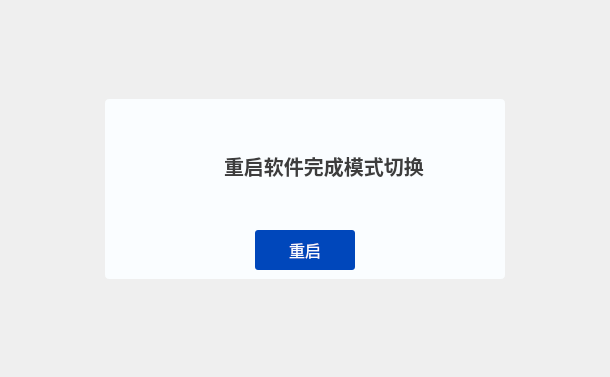
<?xml version="1.0" encoding="UTF-8"?>
<ui version="4.0">
 <class>FormRestartApp</class>
 <widget class="QWidget" name="FormRestartApp">
  <property name="geometry">
   <rect>
    <x>0</x>
    <y>0</y>
    <width>610</width>
    <height>377</height>
   </rect>
  </property>
  <property name="windowTitle">
   <string>Form</string>
  </property>
  <layout class="QVBoxLayout" name="verticalLayout">
   <item>
    <spacer name="verticalSpacer_2">
     <property name="orientation">
      <enum>Qt::Vertical</enum>
     </property>
     <property name="sizeHint" stdset="0">
      <size>
       <width>20</width>
       <height>40</height>
      </size>
     </property>
    </spacer>
   </item>
   <item alignment="Qt::AlignHCenter|Qt::AlignVCenter">
    <widget class="QWidget" name="widget" native="true">
     <property name="minimumSize">
      <size>
       <width>400</width>
       <height>180</height>
      </size>
     </property>
     <property name="styleSheet">
      <string notr="true">background-color: rgb(250, 253, 255);
border-radius: 4px;</string>
     </property>
     <layout class="QGridLayout" name="gridLayout">
      <item row="1" column="0" alignment="Qt::AlignHCenter">
       <widget class="QPushButton" name="btnOk">
        <property name="sizePolicy">
         <sizepolicy hsizetype="Fixed" vsizetype="Fixed">
          <horstretch>0</horstretch>
          <verstretch>0</verstretch>
         </sizepolicy>
        </property>
        <property name="minimumSize">
         <size>
          <width>100</width>
          <height>40</height>
         </size>
        </property>
        <property name="maximumSize">
         <size>
          <width>100</width>
          <height>40</height>
         </size>
        </property>
        <property name="styleSheet">
         <string notr="true">border-radius: 3px;
opacity: 1;
border:none;
background: #0047BB;
color: #FAFDFF;
font-size: 16px;
font-weight: 350;
</string>
        </property>
        <property name="text">
         <string>重启</string>
        </property>
       </widget>
      </item>
      <item row="0" column="0" alignment="Qt::AlignHCenter">
       <widget class="QLabel" name="labelInfo">
        <property name="styleSheet">
         <string notr="true">font-size: 20px;
font-weight: 500;
color: #3D3D3D;

background-position: left center;
background-repeat:no-repeat;
padding-left:40px;
background-image: url(:/image/images/tipsok.png);</string>
        </property>
        <property name="text">
         <string>重启软件完成模式切换</string>
        </property>
       </widget>
      </item>
     </layout>
    </widget>
   </item>
   <item>
    <spacer name="verticalSpacer">
     <property name="orientation">
      <enum>Qt::Vertical</enum>
     </property>
     <property name="sizeHint" stdset="0">
      <size>
       <width>20</width>
       <height>40</height>
      </size>
     </property>
    </spacer>
   </item>
  </layout>
 </widget>
 <resources/>
 <connections/>
</ui>
